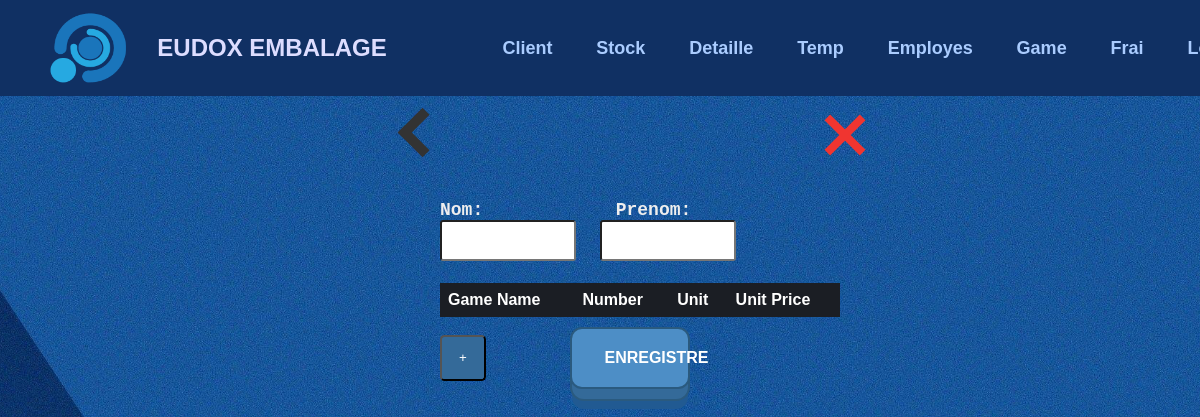
Page /client/edit/5 on the earlier database version.
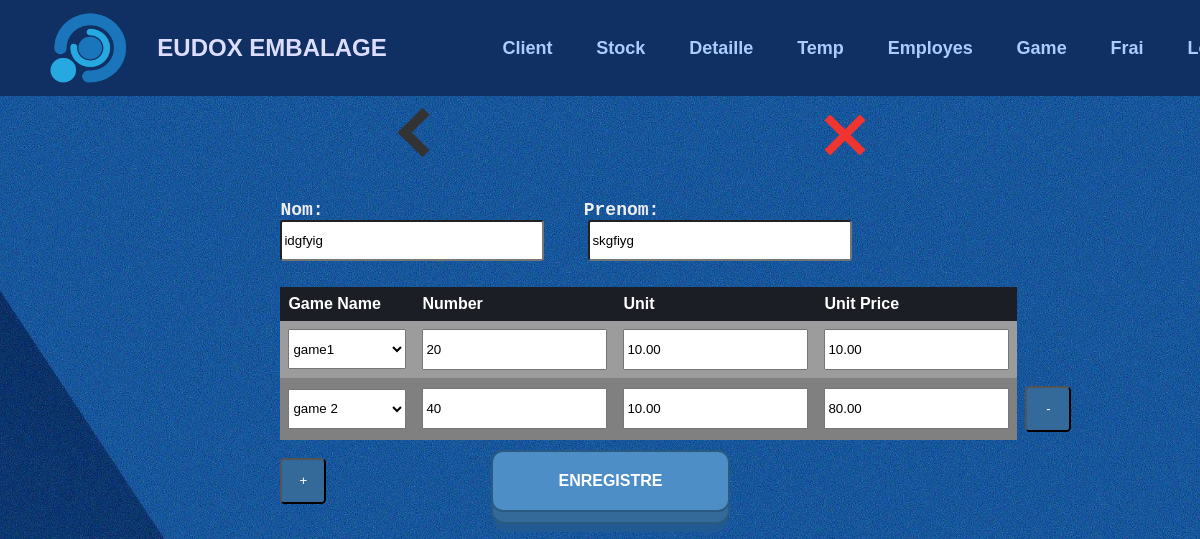
Same page on the later database version.
### tables this page shows
CREATE TABLE client (
        id INTEGER PRIMARY KEY AUTOINCREMENT,
        p_date TEXT NOT NULL,
        first_name TEXT NOT NULL,
        last_name TEXT NOT NULL
    );

CREATE TABLE client_games (
        id INTEGER PRIMARY KEY AUTOINCREMENT,
        client_id INTEGER NOT NULL,
        game_name TEXT NOT NULL,
        number INTEGER NOT NULL,
        unit REAL NOT NULL,
        unit_price REAL NOT NULL,
        FOREIGN KEY (client_id) REFERENCES client(id)
    );

CREATE TABLE game (
        id INTEGER PRIMARY KEY AUTOINCREMENT,
        name TEXT NOT NULL,
        unit REAL NOT NULL,
        unitPrice REAL NOT NULL,
        deleted INTEGER DEFAULT 0 
    );

### app.py (the view, shortened to what this page needs)
@app.route('/client/edit/<int:id>', methods=['POST', 'GET'])
def modify_client(id):
    conn = sqlite3.connect('form_data.db')
    cursor = conn.cursor()
    cursor.execute('SELECT * FROM game WHERE deleted = 0')
    datas = cursor.fetchall()
    games = []
    for data in datas:
        game={
            'id': data[0],
            'game': data[1],
            'unit':f"{data[2]:.2f}",
            'unitp':f"{data[3]:.2f}",
        }
        games.append(game)
    cursor.execute('SELECT game_name, number, unit, unit_price FROM client_games WHERE client_id = ?', (id, ))
    datas = cursor.fetchall()
    lastgames = []
    for data in datas:
        game={
            'name':data[0],
            'number':data[1],
            'unit':f"{data[2]:.2f}",
            'unitp':f"{data[3]:.2f}",
        }
        lastgames.append(game)
    cursor.execute('SELECT first_name, last_name FROM client WHERE id = ?', (id, ))
    fullname = cursor.fetchone()
    return render_template('c_modify.html', games=games, lastgames=enumerate(lastgames), name=fullname, id=id)

### templates/c_modify.html (shortened to what this page needs)
{% extends 'main.html' %}
{% block head %}
<link rel="stylesheet" type="text/css" href="{{ url_for('static', filename='css/form.css') }}">
{% endblock %}
{% block top %}
<a href="/client/edit" id="back"><div class="thick-arrow-left"></div></a>
<a href="/main" id="aclose"><div class="close"></div></a>
{% endblock %}
{% block bot %}
<form id="stockForm" action="/client/edit/{{ id }}" method="post">
  <label class="l-lab" for="firstName">Nom:</label>
  <label class="l-lab" for="lastName">Prenom:</label>
  <br>
  <input id="fn" type="text" class="l-inp" name="firstName" value="{{ name[0] }}" required>
  <input id="ln" type="text" class="l-inp" name="lastName" value="{{ name[1] }}" required>
  <br><br>
  <table id="gameTable">
    <thead>
      <tr>
        <th>Game Name</th>
        <th>Number</th>
        <th>Unit</th>
        <th>Unit Price</th>
      </tr>
    </thead>
    <tbody>
      {% for index, lastG in lastgames %}
        <tr>
          <td>
            <select name="gameName[]" required>
              {% for game in games %}
              <option value="{{game.id}}" {% if lastG.name == game.game %}selected{% endif %}>{{game.game}}</option>
              {% endfor %}
            </select>
          </td>
          <td><input type="number" name="number[]" value="{{ lastG.number }}" required /></td>
          <td><input type="text" pattern="[0-9]+(\.[0-9]+)?" name="unit[]" value="{{ lastG.unit }}" required /></td>
          <td><input type="text" pattern="[0-9]+(\.[0-9]+)?" name="unitPrice[]" value="{{ lastG.unitp }}" required /></td>
          <td>
            {% if index > 0 %}
              <button class="btn" onclick="removeRow(this)">-</button>
            {% endif %}
          </td>
        </tr>
      {% endfor %}
    </tbody>
  </table>
  <button type="button" class="btn" onclick="addRow()">+</button>
  <button type="Submit" id="submitButton" class="button-19 cen">Enregistre</button>
  <br><br><br>
</form>
{% endblock %}

### templates/main.html (shortened to what this page needs)
<!DOCTYPE html>
<html>
  <head>
    <link rel="stylesheet" type="text/css" href="{{ url_for('static', filename='css/style.css') }}">
    <link rel="stylesheet" type="text/css" href="{{ url_for('static', filename='css/table.css') }}">
    {% block head %}{% endblock %}
  </head>
  <body>
    <div class="bg">
      <div class="hd">
        <img class="logo" src="{{ url_for('static', filename='assets/lll.png') }}" onclick="goToHomePage()" style="cursor: pointer;"/>
        <h2 class="fn" onclick="goToHomePage()" style="cursor: pointer;">EUDOX EMBALAGE</h2>
        <ul class="nav">
          <li><a href="/client">Client</a></li>
          <li><a href="/stock">Stock</a></li>
          <li><a href="/detail">Detaille</a></li>
          <li><a href="/time">Temp</a></li>
          <li><a href="/work">Employes</a></li>
          <li><a href="/game">Game</a></li>
          <li><a href="/cost">Frai</a></li>
          <li><a href="/">Logout</a></li>
        </ul>
      </div>
      <div class="empty"></div>
      <div class="display_frame">
        <div class="top_side">
          {% block top %}{% endblock %}
        </div>
        <div class="bot_side">
          {% block bot %}{% endblock %}
        </div>
      </div>
    </div>
  </body>
</html>

### static/css/style.css (style rules this page uses)
body, h1, h2, h3, p, ul, li { margin: 0; padding: 0; }
body { font-family: Arial, sans-serif; background-color: #155499; background-image: url('bg.jpg'); background-size: cover; background-position: center; background-attachment: fixed; transform-origin: 0 0; }
.bg { background-size: cover; background-repeat: no-repeat; height: 100vh; }
.hd { background: #103063; width: 100%; height: 12%; display: flex; align-items: center; text-align: center; position: fixed; top: 0; left: 0; z-index: 10; }
.logo { margin-left: 4%; margin-right: 2%; height: 75px; width: 80px; }
.fn { text-align: center; font-family: sans-serif; width: 20%; color: #ddf; transition: 0.3s ease-out; }
.nav { margin-left: 22%; display: flex; justify-content: center; align-items: center; }
.nav li { list-style: none; margin-left: 5%; margin-right: 5%; font-size:18px; }
.nav li a { text-decoration: none; font-family: sans-serif; font-weight: bold; color: #acf; transition: 0.3s ease-out; }
.display_frame { background-size: cover; text-align: center; width: 100%; }
a { color: inherit; text-decoration: none; }
button.button-19 { touch-action: manipulation; position: relative; display: inline-block; cursor: pointer; outline: none; border: 0; vertical-align: middle; text-decoration: none; font-size: inherit; font-family: inherit; }
button.button-19 { touch-action: manipulation; font-weight: 600; color: #fff; text-transform: uppercase; padding: 1.25em 2em; background: #4d8ec6; border: 2px solid #2a5a7f; border-radius: 0.75em; transform-style: preserve-3d; transition: transform 150ms cubic-bezier(0, 0, 0.58, 1), background 150ms cubic-bezier(0, 0, 0.58, 1); }
button.button-19::before { position: absolute; content: ""; width: 100%; height: 100%; top: 0; left: 0; right: 0; bottom: 0; background: #346a99; border-radius: inherit; box-shadow: 0 0 0 2px #2a5a7f, 0 0.625em 0 0 #215a92; transform: translate3d(0, 0.75em, -1em); transition: transform 150ms cubic-bezier(0, 0, 0.58, 1), box-shadow 150ms cubic-bezier(0, 0, 0.58, 1); }
.empty { height: 10%; }
.top_side { display: flex; height: 120px; width: 100%; }
#aclose { margin-left: 28vw; }
.thick-arrow-left { margin: 35px; width: 25px; height: 25px; border: 10px solid #333; border-left: 0; border-top: 0; transform: rotate(135deg); }
#back { margin-left: 30.8%; }
.close { margin: 30px; background: #f03530; height: 50px; position: relative; width: 8px; transform: rotate(45deg); }
.close:after { background: #f03530; content: ""; height: 8px; left: -21px; position: absolute; top: 21px; width: 50px; }
.bot_side label { color: #eee; }
.bot_side input { height: 35px; }
.bot_side .button-19 { width: 20%; margin: 10px; }
#stockForm select { height: 40px; }

### static/css/table.css (style rules this page uses)
table { border-collapse: collapse; width: 80%; margin: 10%; margin-top: 1%; }
th, td { padding: 8px; text-align: left; }
th { background-color: #1b1e24; color: #fff; }
tr:nth-child(even) td { background-color: #3e94ec; }
tr:nth-child(odd) td { background-color: #3885d4; }

### static/css/form.css (style rules this page uses)
.bot_side { width: 100%; display: grid; grid-template-columns: repeat(3, 1fr); grid-gap: 0px; text-align: left; }
#stockForm { margin-left: 10%; grid-column: 2; width: 100%; height: 100%; }
.l-lab { color: #ccc; padding-right: 32%; font-weight: bold; font-size: 18px; font-family: monospace; }
.l-inp { width: 70%; height: 25px; border-radius: 3px; }
#fn, #ln { width: 32%; margin-right: 5%; }
.bot_side .button-19 { width: 30%; margin-left: 20%; !important }

### templates/c_modify.html (style rules this page uses)
table { border-collapse: collapse; width: 100%; margin: 0; margin-top: 1%; }
tr:nth-child(even) td { background-color: #808080; }
tr:nth-child(odd) td { background-color: #9c9c9c; }
td:last-child { border: none; }
tr td:last-child { background-color: transparent; }
.btn { display: inline-block; width: 46px; height: 46px; line-height: 20px; text-align: center; background-color: #346a99; color: white; border-radius: 10%; text-decoration: none; }

Differences in the rows shown:
added client: firstName "idgfyig", lastName "skgfiyg"
added client_games: game_name.name "game1", number "20", unit "10.00"
added client_games: game_name.name "game 2", number "40", unit "10.00"
Other differences:
new list line: "10.00"
new list line: "80.00 -"
